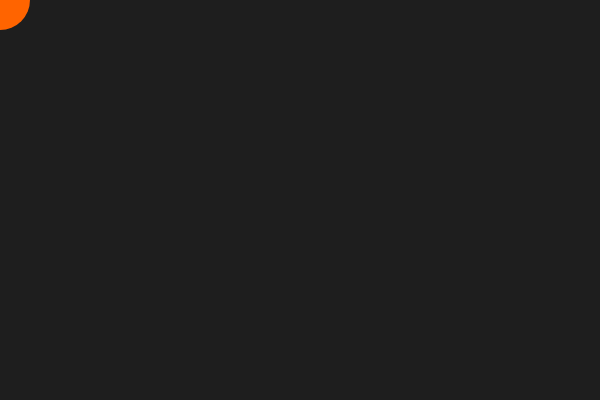
Frame 1 (no input)
Frame 60 (no input): identical to frame 1, image omitted
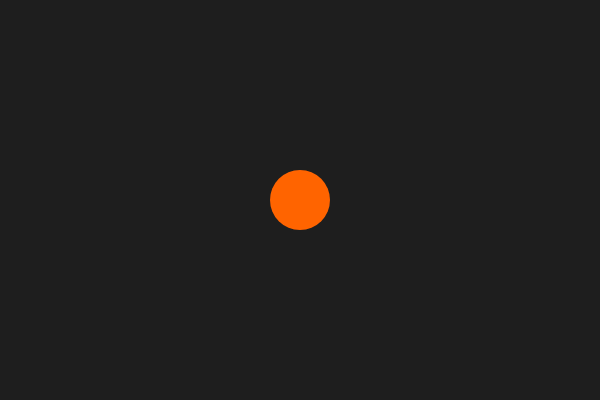
Frame 120 (the mouse pressed at the canvas centre since frame 60)

The p5.js sketch that drew these frames (run headless with seeded random() and noise() and a simulated clock; from frame 60 on, the mouse is pressed at the canvas centre):

// p5.js sketch
// ── sketch.js
function setup() {
  createCanvas(600, 400);
}

function draw() {
  background(30);
  fill(255, 100, 0);
  noStroke();
  circle(mouseX, mouseY, 60);
}
